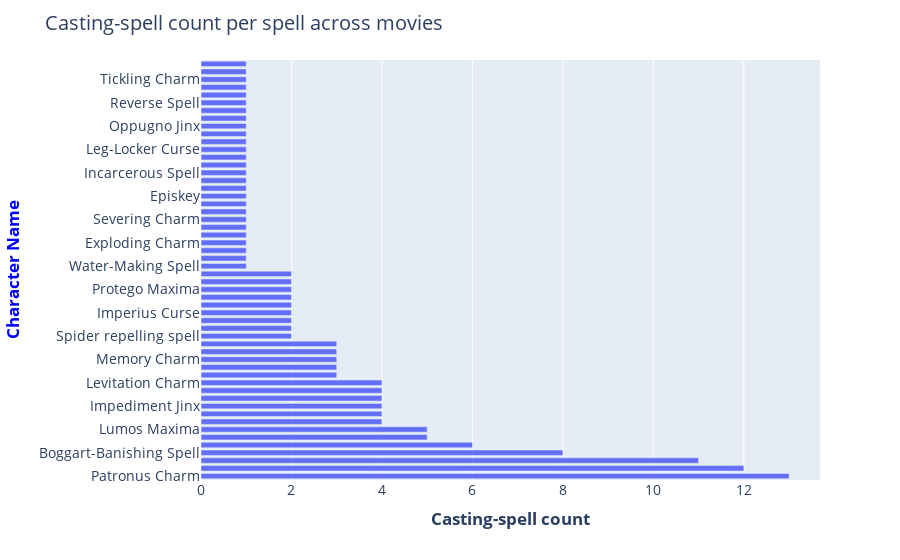

Source (notebook cell):
### Code cell
# prepare chart data
chart_title = 'Casting-spell count per spell across movies'
x_label = 'Casting-spell count'
y_label = 'Character Name'
# Create figure
fig = px.bar(
    groupBy_spell_df, 
    y="Spell Name", 
    x="Casting-spell count", 
    orientation="h",
    color_continuous_scale='plotly3_r', 
    hover_data=["Incantation"],
)
# Add figure title
fig.update_traces(width=.7)
# Add figure title
fig.update_layout(
    title_text=chart_title,
    xaxis_title="<b>{}</b>".format(x_label),
    font=dict(size=14),
    bargap=.5,
    yaxis={'categoryorder':'total descending'},
)
# Set y-axes titles
fig.update_yaxes(title_text="<b style='color:blue'>{}</b>".format(y_label), secondary_y=False)
fig.show()

### Figure 1 — Plotly figure (JSON) as saved in the notebook; plotly's stock layout.template omitted (floating-point values rounded to 4 significant figures)
{"data": [{"alignmentgroup": "True", "customdata": [["Accio"], ["Aguamenti"], ["Alarte Ascendare"], ["Alohomora"], ["Arania Exumai"], ["Arresto Momentum"], ["Avada Kedavra"], ["Bombarda"], ["Brackium Emendo"], ["Cistem Aperio"], ["Colloportus"], ["Confringo"], ["Crucio"], ["Diffindo"], ["Dissendium"], ["Engorgio"], ["Episkey"], ["Expecto Patronum"], ["Expelliarmus"], ["Expulso"], ["Finite"], ["Homenum Revelio"], ["Immobulus"], ["Impedimenta"], ["Imperio"], ["Incarcerous"], ["Incendio"], ["Levicorpus"], ["Locomotor Mortis"], ["Lumos"], ["Lumos Maxima"], ["Lumos Solem"], ["Muffliato"], ["Nox"], ["Obliviate"], ["Oculus Reparo"], ["Oppugno"], ["Peskipiksi Pesternomi"], ["Petrificus Totalus"], ["Portus"], ["Priori Incantatem"], ["Protego"], ["Protego Maxima"], ["Reducio"], ["Relashio"], ["Rictusempra"], ["Riddikulus"], ["Salvio hexia"], ["Sectumsempra"], ["Serpensortia"], ["Stupefy"], ["Vera Verto"], ["Vipera Evanesca"], ["Wingardium Leviosa"]], "hovertemplate": "Casting-spell count=%{x}<br>Spell Name=%{y}<br>Incantation=%{customdata[0]}<extra></extra>", "legendgroup": "", "marker": {"color": "#636efa", "pattern": {"shape": ""}}, "name": "", "offsetgroup": "", "orientation": "h", "showlegend": false, "textposition": "auto", "type": "bar", "width": 0.7, "x": [6, 1, 1, 5, 2, 1, 4, 1, 1, 2, 1, 4, 3, 1, 1, 1, 1, 13, 12, 1, 3, 1, 2, 4, 2, 1, 1, 1, 1, 11, 5, 1, 2, 1, 3, 2, 1, 1, 3, 1, 1, 1, 2, 1, 2, 1, 8, 4, 2, 1, 4, 3, 1, 4], "xaxis": "x", "y": ["Summoning Charm", "Water-Making Spell", "Launch an object up into the air", "Unlocking Charm", "Spider repelling spell", "Slowing Charm", "Killing Curse", "Exploding Charm", "Brackium Emendo", "Cistem Aperio", "Locking Spell", "Blasting Curse", "Cruciatus Curse", "Severing Charm", "Dissendium", "Engorgement Charm", "Episkey", "Patronus Charm", "Disarming Charm", "Expulso Curse", "General Counter-Spell", "Human Presence Revealing Spell", "Freezing Charm", "Impediment Jinx", "Imperius Curse", "Incarcerous Spell", "Fire-Making Spell", "Levicorpus", "Leg-Locker Curse", "Wand-Lighting Charm", "Lumos Maxima", "Lumos Solem Spell", "Muffliato Charm", "Wand-Extinguishing Charm", "Memory Charm", "Oculus Reparo", "Oppugno Jinx", "Peskipiksi Pesternomi", "Full Body-Bind Curse", "Portus", "Reverse Spell", "Shield Charm", "Protego Maxima", "Shrinking Charm", "Revulsion Jinx", "Tickling Charm", "Boggart-Banishing Spell", "Salvio hexia", "Sectumsempra", "Snake Summons Spell", "Stunning Spell", "Vera Verto", "Snake-Vanishing Spell", "Levitation Charm"], "yaxis": "y"}], "layout": {"bargap": 0.5, "barmode": "relative", "font": {"size": 14}, "legend": {"tracegroupgap": 0}, "margin": {"t": 60}, "title": {"text": "Casting-spell count per spell across movies"}, "xaxis": {"anchor": "y", "domain": [0, 1], "title": {"text": "<b>Casting-spell count</b>"}}, "yaxis": {"anchor": "x", "categoryorder": "total descending", "domain": [0, 1], "title": {"text": "<b style='color:blue'>Character Name</b>"}}}}
